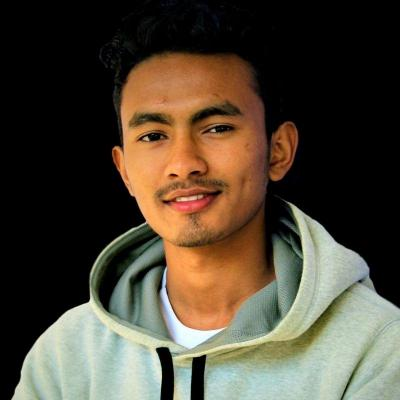
#> input picture sandesh.jpeg, 400 x 400 px, found by its file name
$ python thresholding.py
#> lines starting #> are read from the running program, lines starting #| are printed output that depends on the picture; after the words box and inside, x2 and y2 are one past the last pixel; in counts of white or black regions, pixels touching at a corner belong together
import cv2
import numpy as np

# path to input image is specified and
# image is loaded with imread command
image1 = cv2.imread('sandesh.jpeg')
#> image1 is the input picture: shape (400, 400, 3); mean B, G, R 55.7, 70.6, 80

# cv2.cvtColor is applied over the
# image input with applied parameters
# to convert the image in grayscale
img = cv2.cvtColor(image1, cv2.COLOR_BGR2GRAY)
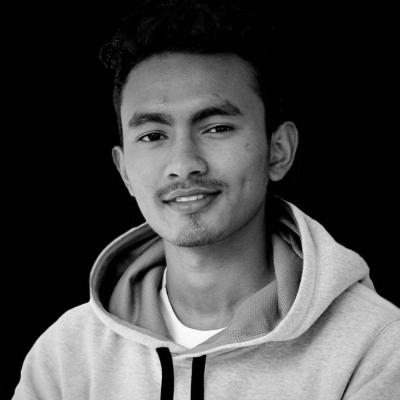
#> img: shape (400, 400); min 0, max 254, mean 71.7

# Threshold = 120
# All pixels value above threshold will be set to 255
ret, thresh = cv2.threshold(img, 120, 255, cv2.THRESH_BINARY)
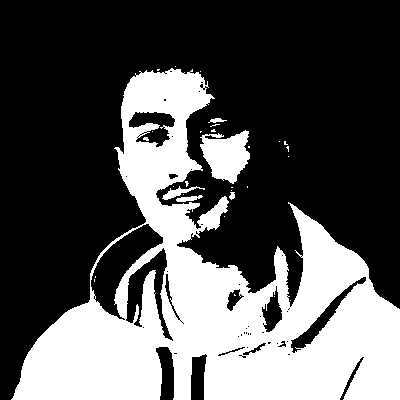
#> thresh: shape (400, 400); 34.1% white; 31 white regions (25 under 20 px), largest, box (x1, y1, x2, y2) and area: (11, 68, 400, 400) 52353, (200, 130, 250, 184) 1753, (162, 186, 205, 200) 195, (176, 195, 203, 202) 105, (208, 118, 227, 123) 53, (229, 192, 235, 200) 34


#Display
cv2.imshow('Binary Threshold', thresh)

# De-allocate any associated memory usage
if cv2.waitKey(0) & 0xff == 27:
#> (key Esc is pressed here)
	cv2.destroyAllWindows()
